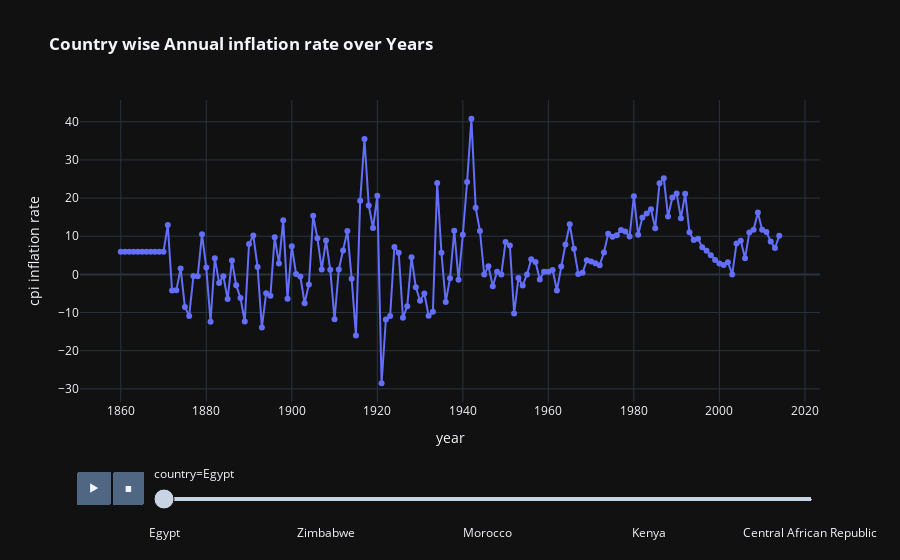

Notebook code for this chart:
### Code cell
fig=px.line(df.sort_values(by='year'),x='year',y='inflation_annual_cpi',animation_frame='country',labels={'inflation_annual_cpi':'cpi inflation rate'},animation_group='year',color='country',markers=True,template='plotly_dark',title='<b> Country wise Annual inflation rate over Years')
fig.update_traces(showlegend=False)

### Figure 1 — Plotly figure (JSON) as saved in the notebook; plotly's stock layout.template omitted (floating-point values rounded to 4 significant figures; data arrays with more than 128 entries replaced by an {"elided": "..."} marker saying what was removed)
{"data": [{"hovertemplate": "country=Egypt<br>year=%{x}<br>cpi inflation rate=%{y}<extra></extra>", "ids": {"elided": "155 int values"}, "legendgroup": "Egypt", "line": {"color": "#636efa", "dash": "solid"}, "marker": {"symbol": "circle"}, "mode": "markers+lines", "name": "Egypt", "orientation": "v", "showlegend": false, "type": "scatter", "x": {"elided": "155 int values"}, "xaxis": "x", "y": {"elided": "155 float values"}, "yaxis": "y"}], "layout": {"autosize": true, "legend": {"title": {"text": "country"}, "tracegroupgap": 0}, "sliders": [{"active": 0, "currentvalue": {"prefix": "country="}, "len": 0.9, "pad": {"b": 10, "t": 60}, "steps": [{"args": [["Egypt"], {"frame": {"duration": 0, "redraw": false}, "fromcurrent": true, "mode": "immediate", "transition": {"duration": 0, "easing": "linear"}}], "label": "Egypt", "method": "animate"}, {"args": [["Algeria"], {"frame": {"duration": 0, "redraw": false}, "fromcurrent": true, "mode": "immediate", "transition": {"duration": 0, "easing": "linear"}}], "label": "Algeria", "method": "animate"}, {"args": [["South Africa"], {"frame": {"duration": 0, "redraw": false}, "fromcurrent": true, "mode": "immediate", "transition": {"duration": 0, "easing": "linear"}}], "label": "South Africa", "method": "animate"}, {"args": [["Zimbabwe"], {"frame": {"duration": 0, "redraw": false}, "fromcurrent": true, "mode": "immediate", "transition": {"duration": 0, "easing": "linear"}}], "label": "Zimbabwe", "method": "animate"}, {"args": [["Angola"], {"frame": {"duration": 0, "redraw": false}, "fromcurrent": true, "mode": "immediate", "transition": {"duration": 0, "easing": "linear"}}], "label": "Angola", "method": "animate"}, {"args": [["Tunisia"], {"frame": {"duration": 0, "redraw": false}, "fromcurrent": true, "mode": "immediate", "transition": {"duration": 0, "easing": "linear"}}], "label": "Tunisia", "method": "animate"}, {"args": [["Morocco"], {"frame": {"duration": 0, "redraw": false}, "fromcurrent": true, "mode": "immediate", "transition": {"duration": 0, "easing": "linear"}}], "label": "Morocco", "method": "animate"}, {"args": [["Zambia"], {"frame": {"duration": 0, "redraw": false}, "fromcurrent": true, "mode": "immediate", "transition": {"duration": 0, "easing": "linear"}}], "label": "Zambia", "method": "animate"}, {"args": [["Mauritius"], {"frame": {"duration": 0, "redraw": false}, "fromcurrent": true, "mode": "immediate", "transition": {"duration": 0, "easing": "linear"}}], "label": "Mauritius", "method": "animate"}, {"args": [["Kenya"], {"frame": {"duration": 0, "redraw": false}, "fromcurrent": true, "mode": "immediate", "transition": {"duration": 0, "easing": "linear"}}], "label": "Kenya", "method": "animate"}, {"args": [["Ivory Coast"], {"frame": {"duration": 0, "redraw": false}, "fromcurrent": true, "mode": "immediate", "transition": {"duration": 0, "easing": "linear"}}], "label": "Ivory Coast", "method": "animate"}, {"args": [["Nigeria"], {"frame": {"duration": 0, "redraw": false}, "fromcurrent": true, "mode": "immediate", "transition": {"duration": 0, "easing": "linear"}}], "label": "Nigeria", "method": "animate"}, {"args": [["Central African Republic"], {"frame": {"duration": 0, "redraw": false}, "fromcurrent": true, "mode": "immediate", "transition": {"duration": 0, "easing": "linear"}}], "label": "Central African Republic", "method": "animate"}], "x": 0.1, "xanchor": "left", "y": 0, "yanchor": "top"}], "title": {"text": "<b> Country wise Annual inflation rate over Years"}, "updatemenus": [{"buttons": [{"args": [null, {"frame": {"duration": 500, "redraw": false}, "fromcurrent": true, "mode": "immediate", "transition": {"duration": 500, "easing": "linear"}}], "label": "&#9654;", "method": "animate"}, {"args": [[null], {"frame": {"duration": 0, "redraw": false}, "fromcurrent": true, "mode": "immediate", "transition": {"duration": 0, "easing": "linear"}}], "label": "&#9724;", "method": "animate"}], "direction": "left", "pad": {"r": 10, "t": 70}, "showactive": false, "type": "buttons", "x": 0.1, "xanchor": "right", "y": 0, "yanchor": "top"}], "xaxis": {"anchor": "y", "autorange": true, "domain": [0, 1], "range": [1851.0, 2023.0], "title": {"text": "year"}, "type": "linear"}, "yaxis": {"anchor": "x", "autorange": true, "domain": [0, 1], "range": [-35.63, 47.9], "title": {"text": "cpi inflation rate"}, "type": "linear"}}}
